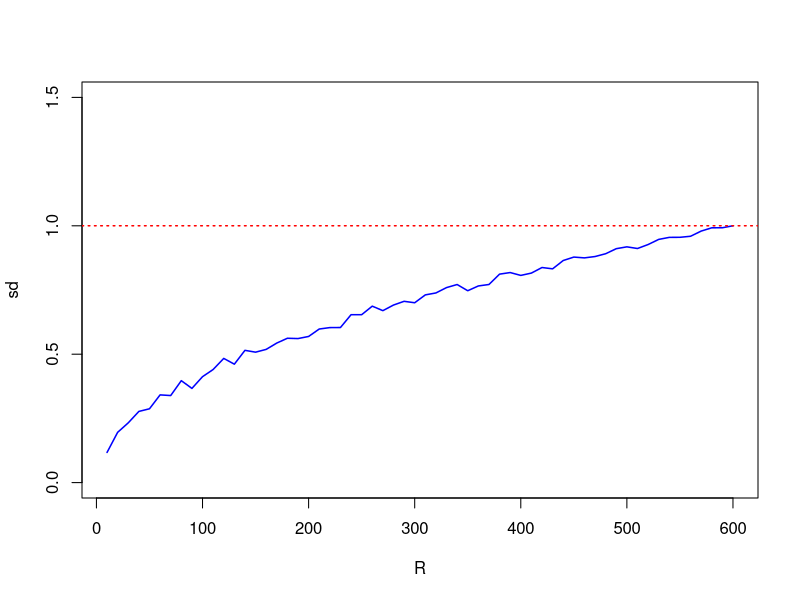
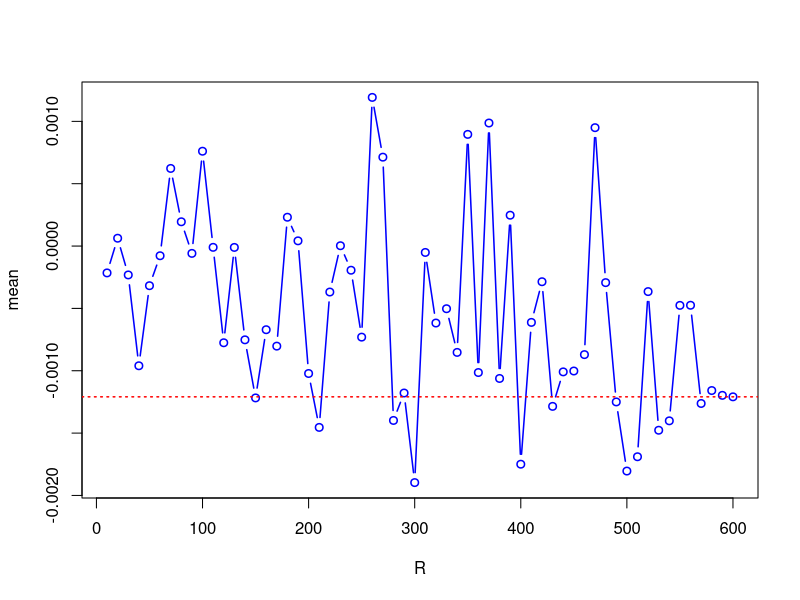

Recreate these plots in R, in order.
TEST_SHAPE <- c(600, 600)
R_MAX = 600
R_MIN = 10
STEP = 10

cat('shape of matrix:', TEST_SHAPE[1], TEST_SHAPE[2], '\n')
test_matrix <- matrix(rnorm(TEST_SHAPE[1]*TEST_SHAPE[2]), nrow=TEST_SHAPE[1])
cat('processing svd...\n')
test_matrix.svd <- svd(test_matrix)
d <- diag(test_matrix.svd$d)
v <- as.matrix(test_matrix.svd$v)
u <- test_matrix.svd$u

r_seq <- seq(R_MIN, R_MAX, STEP)
mean_step <- c()
sd_step <- c()
index <- 1
for(r in r_seq){
  cat("starting reshape in :", r, '\n')
  r_ch <- sample(1:R_MAX, r)
  u1 <- as.matrix(u[, r_ch])
  d1 <- as.matrix(d[r_ch, r_ch])
  v1 <- as.matrix(v[, r_ch])
  test_matrix.after <- u1 %*% d1 %*% t(v1)
  mean_step[index] <- mean(test_matrix.after)
  sd_step[index] <- sd(test_matrix.after)
  index <- index + 1
}
plot(x=r_seq, y=sd_step, ylim=c(0, 1.5), type='l', lwd=1.5, col='blue', xlab='R',ylab='sd')
abline(h=sd(test_matrix), lty=3, lwd=1.5, col='red')
dev.new()
plot(x=r_seq, y=mean_step, type='b', lwd=1.5, col='blue', xlab='R', ylab='mean')
abline(h=mean(test_matrix), lty=3, lwd=1.5, col='red')

